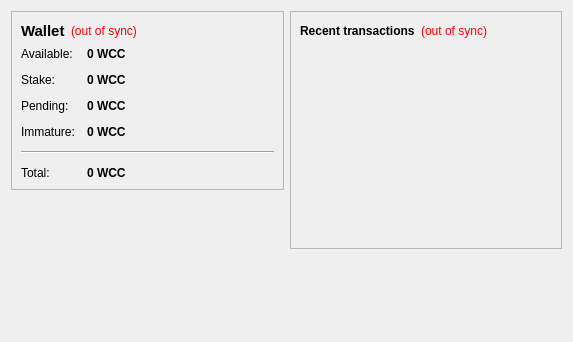
<?xml version="1.0" encoding="UTF-8"?>
<ui version="4.0">
 <class>OverviewPage</class>
 <widget class="QWidget" name="OverviewPage">
  <property name="geometry">
   <rect>
    <x>0</x>
    <y>0</y>
    <width>573</width>
    <height>342</height>
   </rect>
  </property>
  <property name="windowTitle">
   <string>Form</string>
  </property>
  <layout class="QHBoxLayout" name="horizontalLayout" stretch="1,1">
   <item>
    <layout class="QVBoxLayout" name="verticalLayout_2">
     <item>
      <widget class="QFrame" name="frame">
       <property name="frameShape">
        <enum>QFrame::StyledPanel</enum>
       </property>
       <property name="frameShadow">
        <enum>QFrame::Raised</enum>
       </property>
       <layout class="QVBoxLayout" name="verticalLayout_4">
        <item>
         <layout class="QHBoxLayout" name="horizontalLayout_4">
          <item>
           <widget class="QLabel" name="label_5">
            <property name="font">
             <font>
              <pointsize>11</pointsize>
              <weight>75</weight>
              <bold>true</bold>
             </font>
            </property>
            <property name="text">
             <string>Wallet</string>
            </property>
           </widget>
          </item>
          <item>
           <widget class="QLabel" name="labelWalletStatus">
            <property name="toolTip">
             <string>The displayed information may be out of date. Your wallet automatically synchronizes with the WorldCupCoin network after a connection is established, but this process has not completed yet.</string>
            </property>
            <property name="styleSheet">
             <string notr="true">QLabel { color: red; }</string>
            </property>
            <property name="text">
             <string notr="true">(out of sync)</string>
            </property>
            <property name="alignment">
             <set>Qt::AlignLeading|Qt::AlignLeft|Qt::AlignVCenter</set>
            </property>
           </widget>
          </item>
          <item>
           <spacer name="horizontalSpacer_2">
            <property name="orientation">
             <enum>Qt::Horizontal</enum>
            </property>
            <property name="sizeHint" stdset="0">
             <size>
              <width>40</width>
              <height>20</height>
             </size>
            </property>
           </spacer>
          </item>
         </layout>
        </item>
        <item>
         <layout class="QFormLayout" name="formLayout_2">
          <property name="fieldGrowthPolicy">
           <enum>QFormLayout::AllNonFixedFieldsGrow</enum>
          </property>
          <property name="horizontalSpacing">
           <number>12</number>
          </property>
          <property name="verticalSpacing">
           <number>12</number>
          </property>
          <item row="0" column="0">
           <widget class="QLabel" name="label">
            <property name="text">
             <string>Available:</string>
            </property>
           </widget>
          </item>
          <item row="0" column="1">
           <widget class="QLabel" name="labelBalance">
            <property name="font">
             <font>
              <weight>75</weight>
              <bold>true</bold>
             </font>
            </property>
            <property name="cursor">
             <cursorShape>IBeamCursor</cursorShape>
            </property>
            <property name="toolTip">
             <string>Your current spendable balance</string>
            </property>
            <property name="text">
             <string notr="true">0 WCC</string>
            </property>
            <property name="textInteractionFlags">
             <set>Qt::LinksAccessibleByMouse|Qt::TextSelectableByKeyboard|Qt::TextSelectableByMouse</set>
            </property>
           </widget>
          </item>
          <item row="1" column="0">
           <widget class="QLabel" name="label_6">
            <property name="text">
             <string>Stake:</string>
            </property>
           </widget>
          </item>
          <item row="1" column="1">
           <widget class="QLabel" name="labelStake">
            <property name="font">
             <font>
              <weight>75</weight>
              <bold>true</bold>
             </font>
            </property>
            <property name="cursor">
             <cursorShape>IBeamCursor</cursorShape>
            </property>
            <property name="toolTip">
             <string>Total of coins that was staked, and do not yet count toward the current balance</string>
            </property>
            <property name="text">
             <string notr="true">0 WCC</string>
            </property>
            <property name="textInteractionFlags">
             <set>Qt::LinksAccessibleByMouse|Qt::TextSelectableByKeyboard|Qt::TextSelectableByMouse</set>
            </property>
           </widget>
          </item>
          <item row="2" column="0">
           <widget class="QLabel" name="label_3">
            <property name="text">
             <string>Pending:</string>
            </property>
           </widget>
          </item>
          <item row="2" column="1">
           <widget class="QLabel" name="labelUnconfirmed">
            <property name="font">
             <font>
              <weight>75</weight>
              <bold>true</bold>
             </font>
            </property>
            <property name="cursor">
             <cursorShape>IBeamCursor</cursorShape>
            </property>
            <property name="toolTip">
             <string>Total of transactions that have yet to be confirmed, and do not yet count toward the current balance</string>
            </property>
            <property name="text">
             <string notr="true">0 WCC</string>
            </property>
            <property name="textInteractionFlags">
             <set>Qt::LinksAccessibleByMouse|Qt::TextSelectableByKeyboard|Qt::TextSelectableByMouse</set>
            </property>
           </widget>
          </item>
          <item row="3" column="0">
           <widget class="QLabel" name="labelImmatureText">
            <property name="text">
             <string>Immature:</string>
            </property>
           </widget>
          </item>
          <item row="3" column="1">
           <widget class="QLabel" name="labelImmature">
            <property name="font">
             <font>
              <weight>75</weight>
              <bold>true</bold>
             </font>
            </property>
            <property name="toolTip">
             <string>Mined balance that has not yet matured</string>
            </property>
            <property name="text">
             <string notr="true">0 WCC</string>
            </property>
            <property name="textInteractionFlags">
             <set>Qt::LinksAccessibleByMouse|Qt::TextSelectableByKeyboard|Qt::TextSelectableByMouse</set>
            </property>
           </widget>
          </item>
          <item row="4" column="0" colspan="2">
           <widget class="Line" name="line">
            <property name="orientation">
             <enum>Qt::Horizontal</enum>
            </property>
           </widget>
          </item>
          <item row="5" column="0">
           <widget class="QLabel" name="labelTotalText">
            <property name="text">
             <string>Total:</string>
            </property>
           </widget>
          </item>
          <item row="5" column="1">
           <widget class="QLabel" name="labelTotal">
            <property name="font">
             <font>
              <weight>75</weight>
              <bold>true</bold>
             </font>
            </property>
            <property name="cursor">
             <cursorShape>IBeamCursor</cursorShape>
            </property>
            <property name="toolTip">
             <string>Your current total balance</string>
            </property>
            <property name="text">
             <string notr="true">0 WCC</string>
            </property>
            <property name="textInteractionFlags">
             <set>Qt::LinksAccessibleByMouse|Qt::TextSelectableByKeyboard|Qt::TextSelectableByMouse</set>
            </property>
           </widget>
          </item>
         </layout>
        </item>
       </layout>
      </widget>
     </item>
     <item>
      <spacer name="verticalSpacer">
       <property name="orientation">
        <enum>Qt::Vertical</enum>
       </property>
       <property name="sizeHint" stdset="0">
        <size>
         <width>20</width>
         <height>40</height>
        </size>
       </property>
      </spacer>
     </item>
    </layout>
   </item>
   <item>
    <layout class="QVBoxLayout" name="verticalLayout_3">
     <item>
      <widget class="QFrame" name="frame_2">
       <property name="frameShape">
        <enum>QFrame::StyledPanel</enum>
       </property>
       <property name="frameShadow">
        <enum>QFrame::Raised</enum>
       </property>
       <layout class="QVBoxLayout" name="verticalLayout">
        <item>
         <layout class="QHBoxLayout" name="horizontalLayout_2">
          <item>
           <widget class="QLabel" name="label_4">
            <property name="text">
             <string>&lt;b&gt;Recent transactions&lt;/b&gt;</string>
            </property>
           </widget>
          </item>
          <item>
           <widget class="QLabel" name="labelTransactionsStatus">
            <property name="toolTip">
             <string>The displayed information may be out of date. Your wallet automatically synchronizes with the WorldCupCoin network after a connection is established, but this process has not completed yet.</string>
            </property>
            <property name="styleSheet">
             <string notr="true">QLabel { color: red; }</string>
            </property>
            <property name="text">
             <string notr="true">(out of sync)</string>
            </property>
            <property name="alignment">
             <set>Qt::AlignRight|Qt::AlignTrailing|Qt::AlignVCenter</set>
            </property>
           </widget>
          </item>
          <item>
           <spacer name="horizontalSpacer">
            <property name="orientation">
             <enum>Qt::Horizontal</enum>
            </property>
            <property name="sizeHint" stdset="0">
             <size>
              <width>40</width>
              <height>20</height>
             </size>
            </property>
           </spacer>
          </item>
         </layout>
        </item>
        <item>
         <widget class="QListView" name="listTransactions">
          <property name="styleSheet">
           <string notr="true">QListView { background: transparent; }</string>
          </property>
          <property name="frameShape">
           <enum>QFrame::NoFrame</enum>
          </property>
          <property name="verticalScrollBarPolicy">
           <enum>Qt::ScrollBarAlwaysOff</enum>
          </property>
          <property name="horizontalScrollBarPolicy">
           <enum>Qt::ScrollBarAlwaysOff</enum>
          </property>
          <property name="selectionMode">
           <enum>QAbstractItemView::NoSelection</enum>
          </property>
         </widget>
        </item>
       </layout>
      </widget>
     </item>
     <item>
      <spacer name="verticalSpacer_2">
       <property name="orientation">
        <enum>Qt::Vertical</enum>
       </property>
       <property name="sizeHint" stdset="0">
        <size>
         <width>20</width>
         <height>40</height>
        </size>
       </property>
      </spacer>
     </item>
    </layout>
   </item>
  </layout>
 </widget>
 <resources/>
 <connections/>
</ui>
